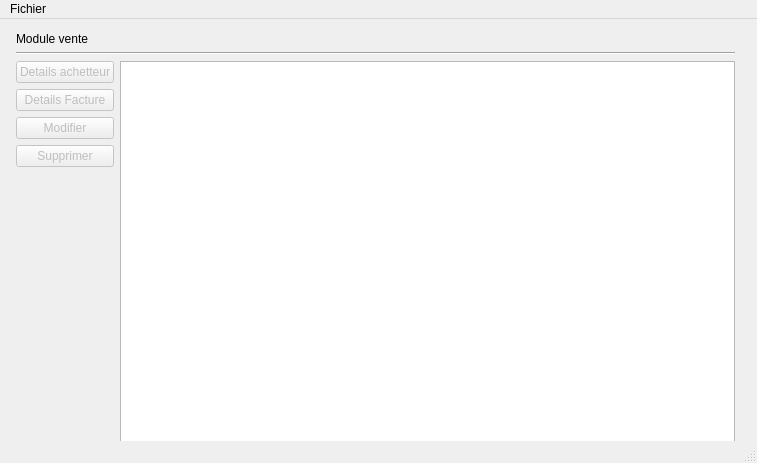
<?xml version="1.0" encoding="UTF-8"?>
<ui version="4.0">
 <class>Vente</class>
 <widget class="QMainWindow" name="Vente">
  <property name="geometry">
   <rect>
    <x>0</x>
    <y>0</y>
    <width>757</width>
    <height>463</height>
   </rect>
  </property>
  <property name="windowTitle">
   <string>MainWindow</string>
  </property>
  <widget class="QWidget" name="centralwidget">
   <widget class="QWidget" name="layoutWidget">
    <property name="geometry">
     <rect>
      <x>10</x>
      <y>10</y>
      <width>731</width>
      <height>421</height>
     </rect>
    </property>
    <layout class="QVBoxLayout" name="layver">
     <property name="leftMargin">
      <number>6</number>
     </property>
     <property name="topMargin">
      <number>3</number>
     </property>
     <property name="rightMargin">
      <number>6</number>
     </property>
     <property name="bottomMargin">
      <number>3</number>
     </property>
     <item>
      <widget class="QLabel" name="label">
       <property name="styleSheet">
        <string notr="true">font: 18pt &quot;MS Shell Dlg 2&quot;;</string>
       </property>
       <property name="text">
        <string>Module vente</string>
       </property>
      </widget>
     </item>
     <item>
      <widget class="Line" name="line">
       <property name="orientation">
        <enum>Qt::Horizontal</enum>
       </property>
      </widget>
     </item>
     <item>
      <layout class="QHBoxLayout" name="horizontalLayout">
       <item>
        <layout class="QVBoxLayout" name="verticalLayout">
         <item>
          <widget class="QPushButton" name="btnDetailCli">
           <property name="enabled">
            <bool>false</bool>
           </property>
           <property name="text">
            <string>Details achetteur</string>
           </property>
          </widget>
         </item>
         <item>
          <widget class="QPushButton" name="btnDetailFact">
           <property name="enabled">
            <bool>false</bool>
           </property>
           <property name="text">
            <string>Details Facture</string>
           </property>
          </widget>
         </item>
         <item>
          <widget class="QPushButton" name="btnModif">
           <property name="enabled">
            <bool>false</bool>
           </property>
           <property name="text">
            <string>Modifier</string>
           </property>
          </widget>
         </item>
         <item>
          <widget class="QPushButton" name="btnSupp">
           <property name="enabled">
            <bool>false</bool>
           </property>
           <property name="text">
            <string>Supprimer</string>
           </property>
          </widget>
         </item>
         <item>
          <spacer name="verticalSpacer">
           <property name="orientation">
            <enum>Qt::Vertical</enum>
           </property>
           <property name="sizeHint" stdset="0">
            <size>
             <width>20</width>
             <height>40</height>
            </size>
           </property>
          </spacer>
         </item>
        </layout>
       </item>
       <item>
        <widget class="QTableView" name="tableView"/>
       </item>
      </layout>
     </item>
    </layout>
   </widget>
  </widget>
  <widget class="QMenuBar" name="menubar">
   <property name="geometry">
    <rect>
     <x>0</x>
     <y>0</y>
     <width>757</width>
     <height>21</height>
    </rect>
   </property>
   <widget class="QMenu" name="menuFichier">
    <property name="title">
     <string>Fichier</string>
    </property>
    <addaction name="actionQuitter"/>
   </widget>
   <addaction name="menuFichier"/>
  </widget>
  <widget class="QStatusBar" name="statusBar"/>
  <action name="actionQuitter">
   <property name="text">
    <string>Quitter</string>
   </property>
  </action>
 </widget>
 <resources/>
 <connections>
  <connection>
   <sender>actionQuitter</sender>
   <signal>triggered()</signal>
   <receiver>Vente</receiver>
   <slot>close()</slot>
   <hints>
    <hint type="sourcelabel">
     <x>-1</x>
     <y>-1</y>
    </hint>
    <hint type="destinationlabel">
     <x>378</x>
     <y>231</y>
    </hint>
   </hints>
  </connection>
 </connections>
</ui>
